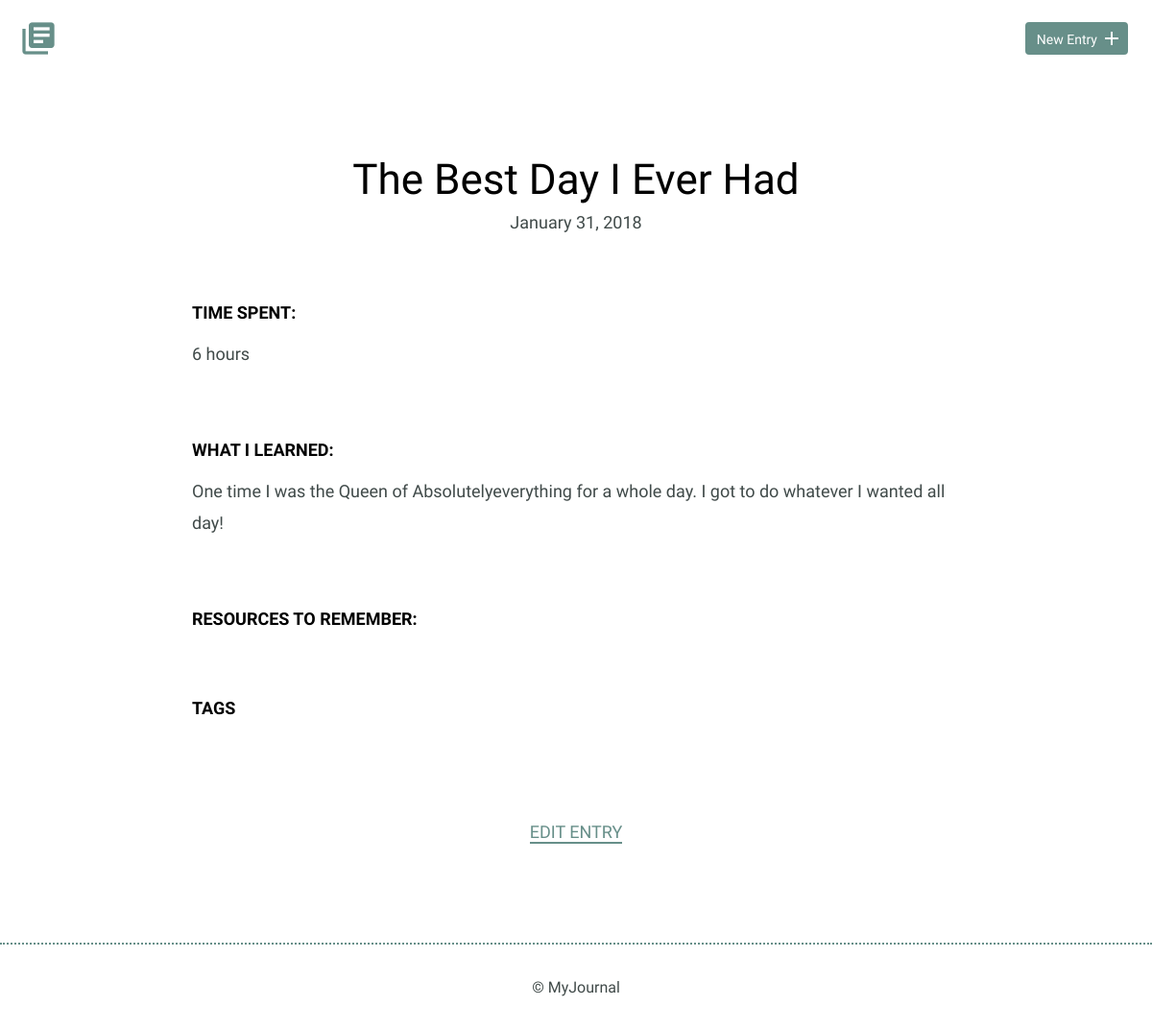
/detail.php?id=1, run on an earlier commit of the app's database.
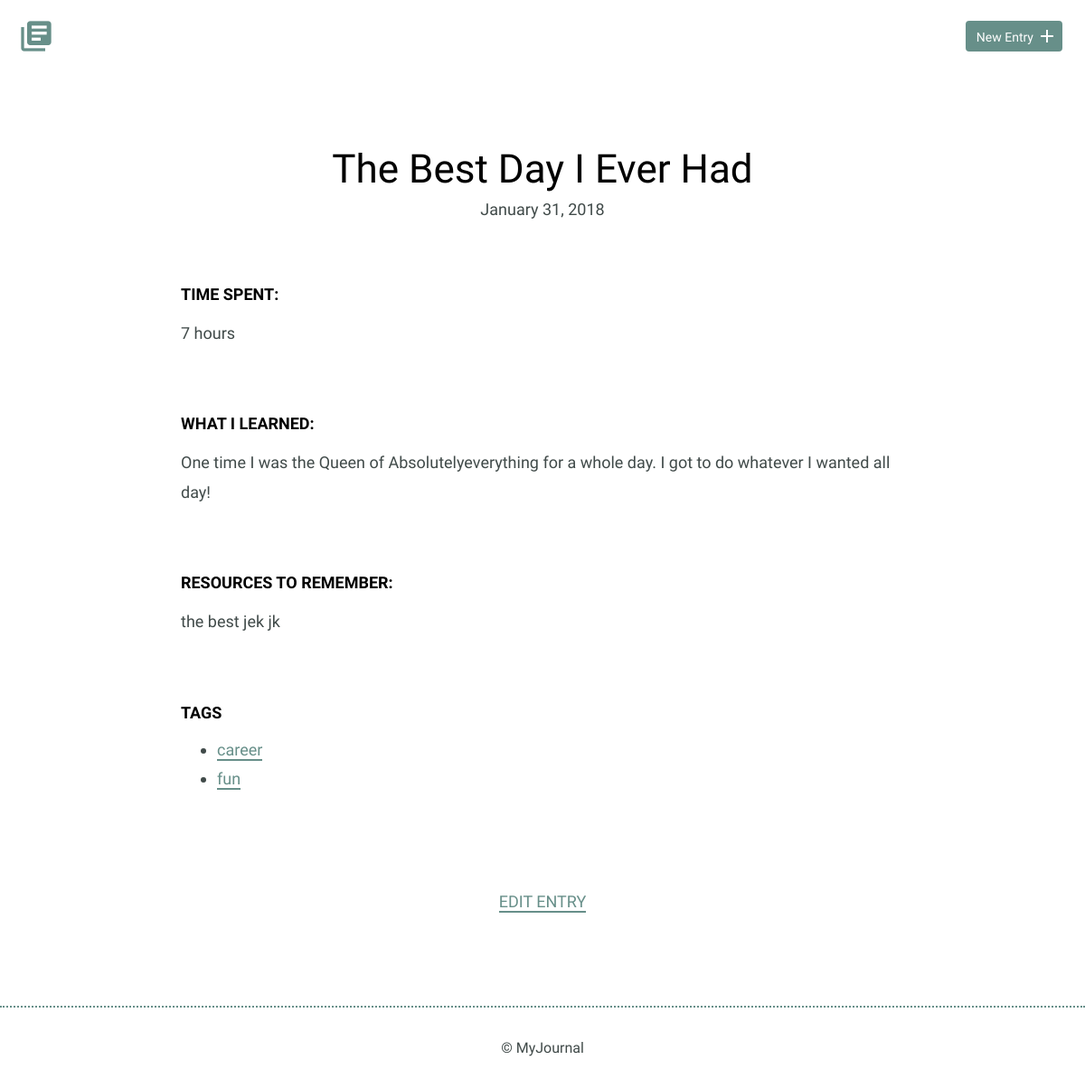
And on a later commit of the database.
### tables this page shows
CREATE TABLE "entries" (
	"id"	INTEGER,
	"title"	TEXT,
	"date"	TEXT,
	"time_spent"	INTEGER,
	"learned"	BLOB,
	"resources"	BLOB,
	PRIMARY KEY("id")
);

### inc/functions.php (called while the page is built, shortened)
<?php
function get_tags($id)
{
  include('connection.php');
  try {
    $results = $db->prepare('
      SELECT tags.tag FROM entries
      JOIN tags_entry ON entries.id = tags_entry.entry_id
      JOIN tags ON tags.id = tags_entry.tag_id WHERE entries.id = ?
      ');
    $results->bindValue(1, $id);
    $results->execute();
  } catch (Eception $e) {
    echo 'Error: ' . $e->getMessage();
    return(array());
  }
  foreach (($results->fetchAll(PDO::FETCH_ASSOC)) as $item) {
      $tags[] = $item['tag'];
  }
  return $tags;
}
function get_entry($id)
{
  include('connection.php');
  try {
    $results = $db->prepare('SELECT * FROM entries WHERE id = ?');
    $results->bindValue(1, $id);
    $results->execute();
  } catch (Eception $e) {
    echo 'Error: ' . $e->getMessage();
    return false;
  }
  $entry = $results->fetch();
  return ($entry);
}

### detail.php (the view)
<?php
include 'inc/header.php';
?>
                <div class="entry-list single">
                    <article>
                      <?php
                        $entry = get_entry($_GET['id']);
                        echo "<h1>" . $entry['title'] . "</h1>\n";
                        echo "<time datetime='" . date( 'Y-m-d' , strtotime($entry['date'])) . "'>";
                           echo date( 'F j, Y' , strtotime($entry['date']));
                        echo "</time>\n";
                        echo "<div class='entry'>\n";
                          echo "<h3>Time Spent: </h3>\n";
                          echo "<p>" . $entry['time_spent'] . "</p>\n";
                        echo "</div>\n";
                        echo "<div class='entry'>\n";
                          echo "<h3>What I Learned:</h3>\n";
                          echo "<p>" . $entry['learned'] . "</p>\n";
                        echo "</div>\n";
                        echo "<div class='entry'>\n";
                          echo "<h3>Resources to Remember:</h3>\n";
                          echo "<p>" . $entry['resources'] . "</p>\n";
                        echo "</div>\n";
                        echo "<div class='entry'>\n";
                          echo "<h3>Tags</h3>";
                          echo "<ul>";
                          foreach (get_tags($entry['id']) as $tag) {
                            echo "<li><a href='index.php?tag='". $tag ."'>" . $tag . "</a></li>";
                          }
                          echo "</ul>";
                        echo "</div>";
                      ?>
                    </article>
                </div>
            </div>
            <div class="edit">
                <p><a href="<?php echo 'new.php?id=' . $entry['id'];?>">Edit Entry</a></p>
<?php
  include('inc/footer.php');
?>

What changed in the data, as far as the page shows it:
changed entries "The Best Day I Ever Had": time_spent "6 hours" → "7 hours"; resources (not shown) → "the best jek jk"
Also different on the page:
new list line: "career"
new list line: "fun"
